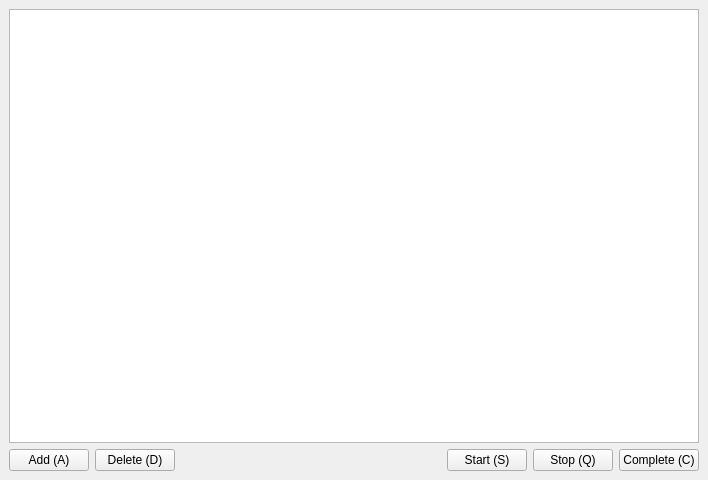
<?xml version="1.0" encoding="UTF-8"?>
<ui version="4.0">
 <class>MainWindow</class>
 <widget class="QMainWindow" name="MainWindow">
  <property name="geometry">
   <rect>
    <x>0</x>
    <y>0</y>
    <width>708</width>
    <height>480</height>
   </rect>
  </property>
  <property name="windowTitle">
   <string>Shiki Organizer</string>
  </property>
  <widget class="QWidget" name="centralwidget">
   <layout class="QVBoxLayout" name="verticalLayout">
    <item>
     <widget class="QTableView" name="view">
      <property name="selectionBehavior">
       <enum>QAbstractItemView::SelectRows</enum>
      </property>
     </widget>
    </item>
    <item>
     <layout class="QHBoxLayout" name="horizontalLayout_3">
      <item>
       <layout class="QHBoxLayout" name="horizontalLayout_2">
        <item>
         <widget class="QPushButton" name="pushButton_4">
          <property name="text">
           <string>Add (A)</string>
          </property>
         </widget>
        </item>
        <item>
         <widget class="QPushButton" name="pushButton_5">
          <property name="text">
           <string>Delete (D)</string>
          </property>
         </widget>
        </item>
       </layout>
      </item>
      <item>
       <spacer name="horizontalSpacer">
        <property name="orientation">
         <enum>Qt::Horizontal</enum>
        </property>
        <property name="sizeHint" stdset="0">
         <size>
          <width>40</width>
          <height>20</height>
         </size>
        </property>
       </spacer>
      </item>
      <item>
       <layout class="QHBoxLayout" name="horizontalLayout">
        <item>
         <widget class="QPushButton" name="button_start">
          <property name="text">
           <string>Start (S)</string>
          </property>
         </widget>
        </item>
        <item>
         <widget class="QPushButton" name="button_stop">
          <property name="text">
           <string>Stop (Q)</string>
          </property>
         </widget>
        </item>
        <item>
         <widget class="QPushButton" name="button_done">
          <property name="text">
           <string>Complete (C)</string>
          </property>
         </widget>
        </item>
       </layout>
      </item>
     </layout>
    </item>
   </layout>
  </widget>
 </widget>
 <resources/>
 <connections/>
</ui>
